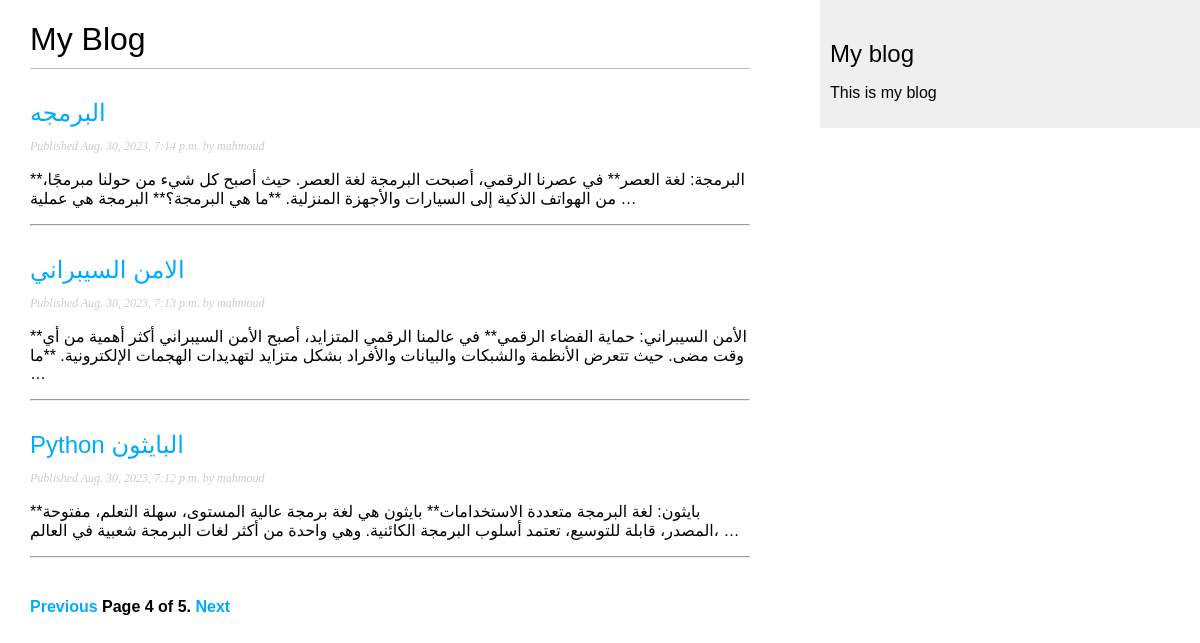
The app's page /blog?page=4 with its own data.
### blog/models.py (models this page shows, shortened)
class Post(models.Model):
    class Status(models.TextChoices):
        DRAFT = 'DF' ,'Draft'
        PUBLISHED = 'PB' ,'Published'
    title = models.CharField(max_length=250)
    slug = models.SlugField(max_length=250, unique_for_date='publish')
    author = models.ForeignKey(User, on_delete=models.CASCADE, related_name='blog_posts')
    body = models.TextField()
    publish = models.DateTimeField(default=timezone.now)
    created = models.DateTimeField(auto_now_add=True)
    updated = models.DateTimeField(auto_now=True)
    status =models.CharField(max_length=2, choices=Status.choices, default=Status.DRAFT)
    class Meta:
        ordering = ['-publish']
        indexes =[
            models.Index(fields=['-publish']),
        ]
    def get_absolute_url(self):
        return reverse("blog:post_detail", args=[
            self.publish.year,
            self.publish.month,
            self.publish.day,
            self.slug
        ])

### blog/views.py (the view)
# urls.py: path('', views.PostListView.as_view(), name = 'post_list'),
class PostListView(ListView):
    model = Post
    context_object_name = 'posts'
    paginate_by = 3
    template_name = 'blog/post/list.html'

### blog/templates/blog/post/list.html (shortened to what this page needs)
{% extends "blog/base.html" %}
{% block content %}
    <h1>My Blog</h1>
    {% for post in posts %}
        <h2>
        <a href="{{post.get_absolute_url}}">
        {{ post.title }}
        </a>
        </h2>
        <p class="date">
        Published {{ post.publish }} by {{ post.author }}
        </p>
        {{ post.body|truncatewords:30|linebreaks }}
        <hr />
    {% endfor %}
    {% include "pagination.html" with page=page_obj %}
{% endblock %}

### blog/static/css/blog.css (style rules this page uses)
body { margin:0; padding:0; font-family:helvetica, sans-serif; }
a { color:#00abff; text-decoration:none; }
h1 { font-weight:normal; border-bottom:1px solid #bbb; padding:0 0 10px 0; }
h2 { font-weight:normal; margin:30px 0 0; }
p.date { color:#ccc; font-family: georgia, serif; font-size: 12px; font-style: italic; }

### records on screen
Post: title "البرمجه", publish "Aug. 30, 2023, 7:14 p.m.", author "mahmoud", body "**البرمجة: لغة العصر** في عصرنا الرقمي، أصبحت البرمجة لغة العصر. حيث أصبح كل شيء من حولنا مبرمجًا، من الهواتف الذكية إلى السيارات والأجهزة المنزلية. **ما هي البرمجة؟** البرمجة هي عملية …"
Post: title "الامن السيبراني", publish "Aug. 30, 2023, 7:13 p.m.", author "mahmoud", body "**الأمن السيبراني: حماية الفضاء الرقمي** في عالمنا الرقمي المتزايد، أصبح الأمن السيبراني أكثر أهمية من أي وقت مضى. حيث تتعرض الأنظمة والشبكات والبيانات والأفراد بشكل متزايد لتهديدات الهجمات الإلكترونية. **ما …"
Post: title "Python البايثون", publish "Aug. 30, 2023, 7:12 p.m.", author "mahmoud", body "**بايثون: لغة البرمجة متعددة الاستخدامات** بايثون هي لغة برمجة عالية المستوى، سهلة التعلم، مفتوحة المصدر، قابلة للتوسيع، تعتمد أسلوب البرمجة الكائنية. وهي واحدة من أكثر لغات البرمجة شعبية في العالم، …"

### other values on screen
{{ page.number }} "4"
{{ page.paginator.num_pages }} "5"
